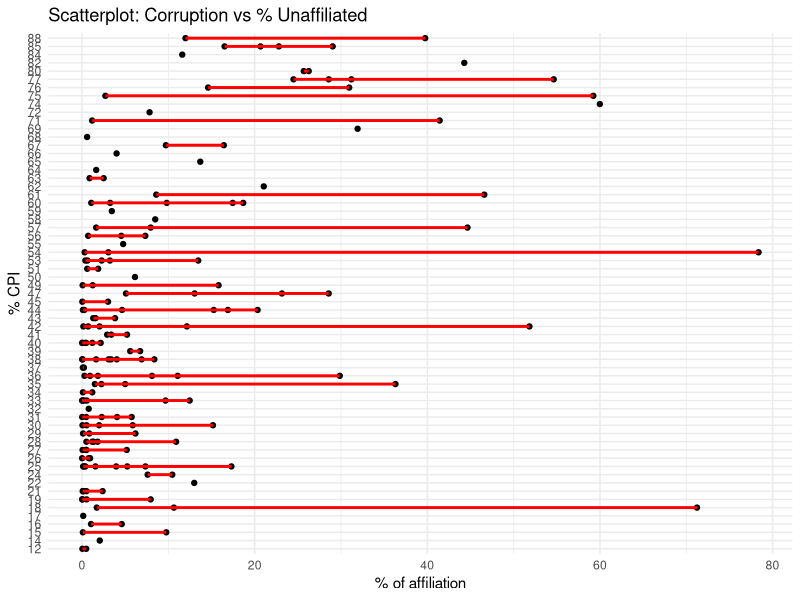
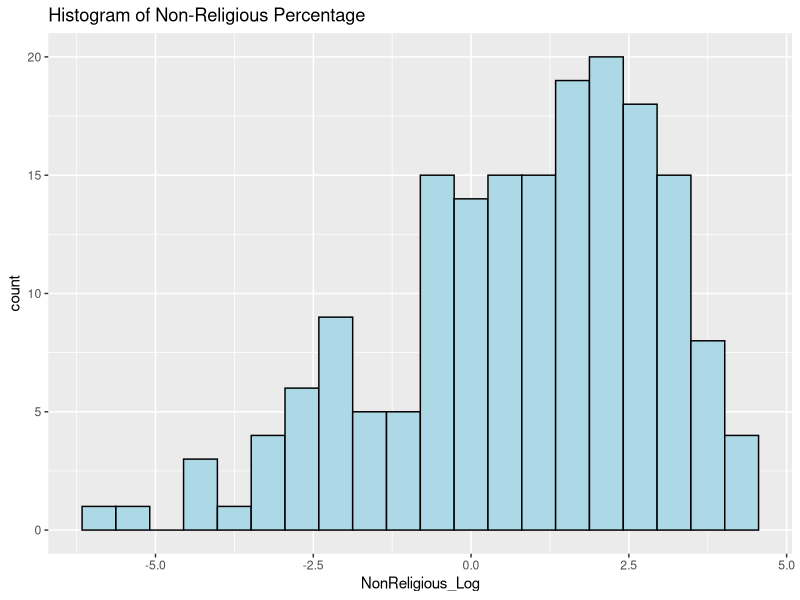
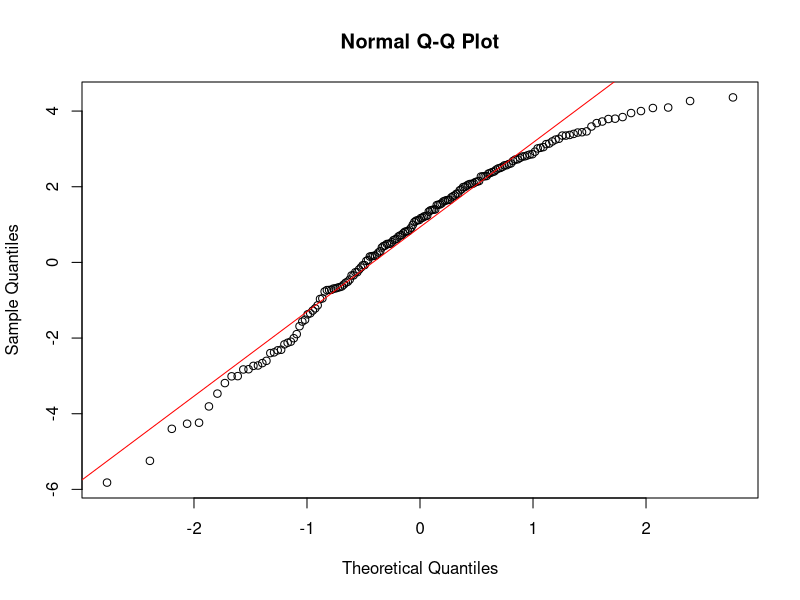
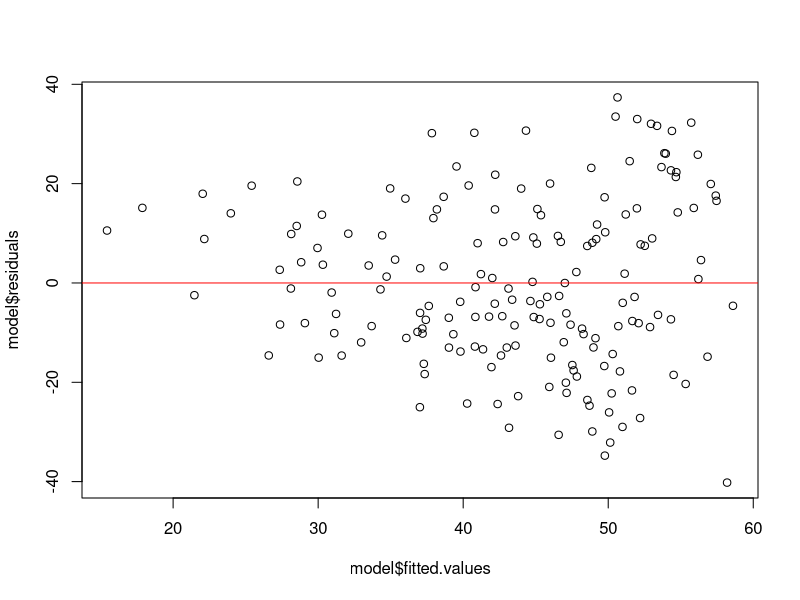
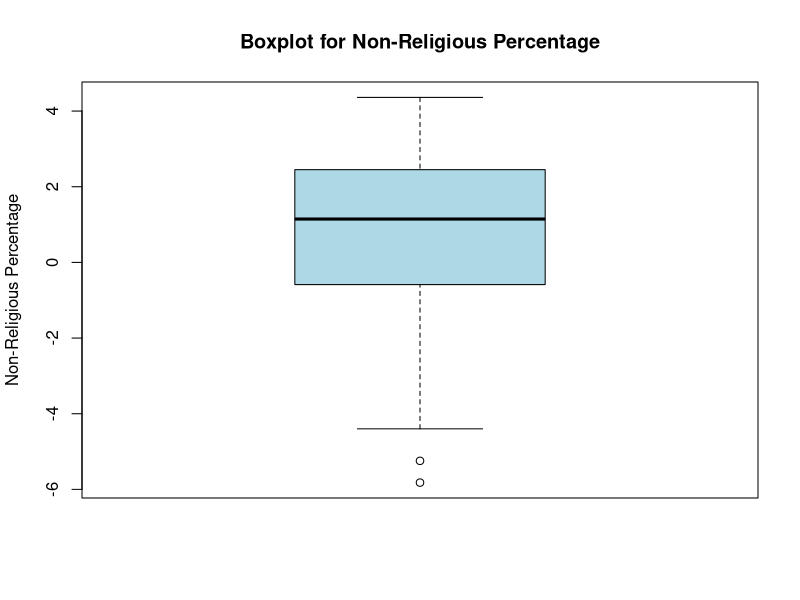
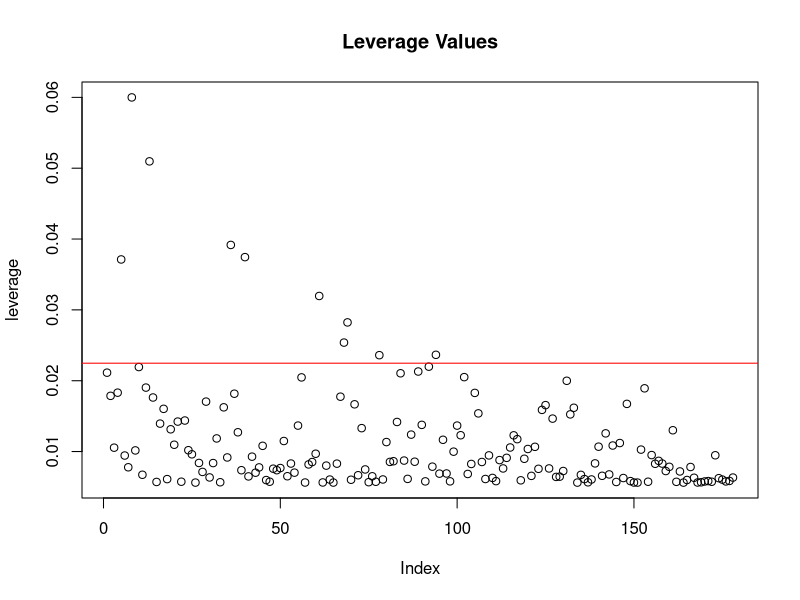
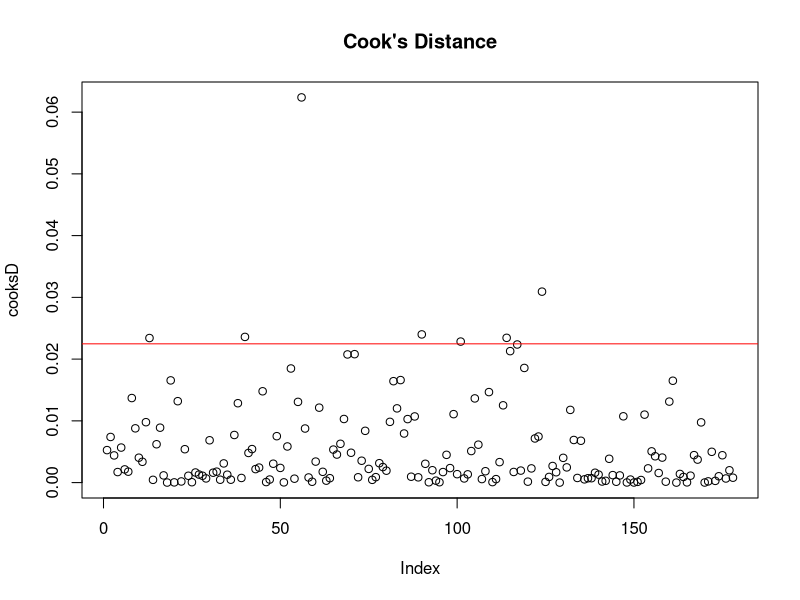

These figures' R source, in order:
## ---- chunk 1
# Load tidyverse and readr packages

library(tidyverse)
library(readr)

# Import religion_by_country and corruption_by_country datasets

religion_by_country <- read_csv("religion-by-country-2024.csv")

corruption_by_country <- read_delim("CPI2020_for_merge.csv", delim = ";", escape_double = FALSE, trim_ws = TRUE)

## ---- chunk 2
# We have missing data for 2020 for United State, so we are gonna use the data from 2010 as an alternative

religion_by_country[religion_by_country$country == "United States", c("ReligionByCountry_TotalReligious_2020",  "religionByCountry_christians_2020", 
"religionByCountry_muslims_2020", "religionByCountry_hindus_2020", 
"religionByCountry_buddhists_2020", "religionByCountry_folkReligions_2020", 
"religionByCountry_jews_2020", "religionByCountry_other_2020", 
"religionByCountry_unaffiliated_2020")] <- religion_by_country[religion_by_country$country == "United States", c("total", "religionByCountry_christians", 
"religionByCountry_muslims", "religionByCountry_hindus", 
"religionByCountry_buddhists", "religionByCountry_folkReligions", 
"religionByCountry_jews", "religionByCountry_other", 
"religionByCountry_unaffiliated")]

#This piece of code copies the data for United States from 2010 into 2020 columns
## ---- chunk 3

dput(names(religion_by_country))


# Filter religion_by_country dataset only including the data from 2020

religion_by_country <- religion_by_country %>% select("country", "ReligionByCountry_TotalReligious_2020",  "religionByCountry_christians_2020", 
"religionByCountry_muslims_2020", "religionByCountry_hindus_2020", 
"religionByCountry_buddhists_2020", "religionByCountry_folkReligions_2020", 
"religionByCountry_jews_2020", "religionByCountry_other_2020", 
"religionByCountry_unaffiliated_2020")



## ---- chunk 4
# Create new columns

#Total population
percentage_religion_by_country <- religion_by_country %>% mutate(
  total_population = ReligionByCountry_TotalReligious_2020 + religionByCountry_unaffiliated_2020
)

#Proportion of individuals from each religion
percentage_religion_by_country <- percentage_religion_by_country %>% mutate(
  percentage_ReligionByCountry_TotalReligious_2020 = ((ReligionByCountry_TotalReligious_2020
)/total_population)*100,
  percentage_religionByCountry_christians_2020 = ((religionByCountry_christians_2020
)/total_population)*100,
percentage_religionByCountry_muslims_2020 =((religionByCountry_muslims_2020
)/total_population)*100,
percentage_religionByCountry_hindus_2020 = ((religionByCountry_hindus_2020
)/total_population)*100,
percetage_religionByCountry_buddhists_2020 = ((religionByCountry_buddhists_2020
)/total_population)*100,
percentage_religionByCountry_folkReligions_2020 = ((religionByCountry_folkReligions_2020
)/total_population)*100,
percentage_religionByCountry_jews_2020 = ((religionByCountry_jews_2020
)/total_population)*100,
percentage_religionByCountry_other_2020 = ((religionByCountry_other_2020
)/total_population)*100,
percentage_religionByCountry_unaffiliated_2020 = ((religionByCountry_unaffiliated_2020
)/total_population)*100
)

# Remove the other columns that do not include the proportions of individuals
percentage_religion_by_country <- percentage_religion_by_country %>% select(-starts_with("religion", ignore.case = TRUE))

## ---- chunk 5
# Rename "Country" to "country" from corruption_by_country dataset

corruption_by_country <- corruption_by_country %>% rename(country = Country)

# Use full_join() from tidyverse to merge the datasets by country. By doing that, if a country is included in the dataset 1 but not in dataset 2, the columms of dataset 2 will contain "NA" values for that rows and viceversa

merged_dataset <- full_join(percentage_religion_by_country, corruption_by_country, by = "country")

## ---- chunk 6
# Remove from merged_dataset those countries with NA values for total_population

merged_dataset <- merged_dataset %>% filter(!is.na(total_population))

# Remove from merged_dataset those countries with NA values for CPI score 2020

merged_dataset <- merged_dataset %>% filter(!is.na(`CPI score 2020`))

## ---- chunk 7
# Load ggplot2 library
library(ggplot2)

# Example: Scatterplot to check linearity
ggplot(merged_dataset, aes(x = percentage_religionByCountry_unaffiliated_2020, y = `CPI score 2020`)) +
  geom_point() +                          # Plot the data points
  geom_smooth(method = "lm", se = FALSE, col = "red") +  # Add a linear regression line
  labs(title = "Scatterplot: Corruption vs % Unaffiliated",
       x = "% of affiliation", y = "% CPI") +
  theme_minimal()


## ---- chunk 8
# Histogram for each variable

# Apply log transformation
merged_dataset$NonReligious_Log <- log(merged_dataset$percentage_religionByCountry_unaffiliated_2020)

# Check histogram for CPI score 2020
# ggplot(merged_dataset, aes(x = `CPI score 2020`)) + 
#   geom_histogram(bins = 20, fill = "lightblue", color = "black") +
#   labs(title = "Histogram of Corruption Index")

# Check histogram for original non-religious percentage
ggplot(merged_dataset, aes(x = NonReligious_Log)) + 
  geom_histogram(bins = 20, fill = "lightblue", color = "black") +
  labs(title = "Histogram of Non-Religious Percentage")

# Q-Q plot for CPI score 2020
# qqnorm(merged_dataset$`CPI score 2020`)
# qqline(merged_dataset$`CPI score 2020`, col = "red")

# Q-Q plot for original non-religious percentage
qqnorm(merged_dataset$NonReligious_Log)
qqline(merged_dataset$NonReligious_Log, col = "red")



## ---- chunk 9

model <- lm(`CPI score 2020` ~ `NonReligious_Log`, data = merged_dataset)
plot(model$residuals ~ model$fitted.values)
abline(h = 0, col = "red")

## ---- chunk 10
# Boxplot to check for outliers in 'percentage_religionByCountry_unaffiliated_2020'
boxplot(merged_dataset$NonReligious_Log,
        main = "Boxplot for Non-Religious Percentage",
        ylab = "Non-Religious Percentage",
        col = "lightblue")

## ---- chunk 11

leverage <- hatvalues(model)
plot(leverage, main = "Leverage Values")
abline(h = 2*(length(coef(model))/nrow(merged_dataset)), col = "red")  # Threshold line

summary(leverage)

## ---- chunk 12
cooksD <- cooks.distance(model)
plot(cooksD, main = "Cook's Distance")
abline(h = 4/length(cooksD), col = "red")  # Reference line at 4/n

